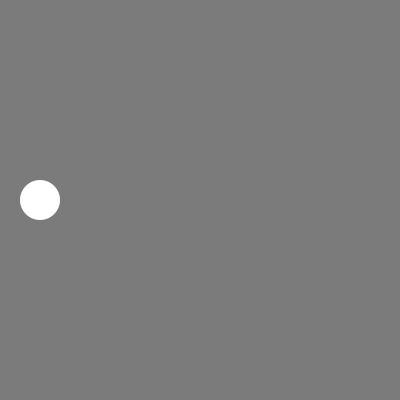
Frame 1 (no input)
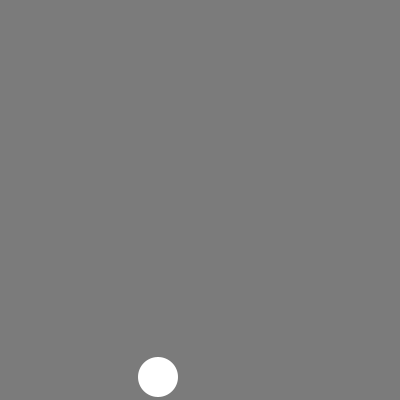
Frame 60 (the mouse pressed at the canvas centre just before this capture)
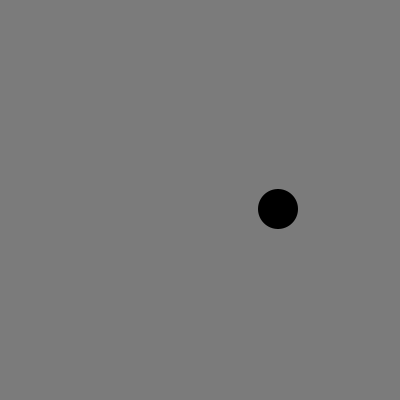
Frame 120 (the mouse held since frame 60 and released just before this capture)

The Processing sketch that drew these frames (run headless with seeded random() and noise(); from frame 60 on, the mouse is pressed at the canvas centre):

// Processing sketch: palys03t00
// ── palys03t00.pde
//Expresión Digital II - Diseño Digital - UDD - 2017
//Paulina Descouvieres
//s03t00paly

//Una elipse que cambia de colores al rebotar en los bordes

//Variables de posición, tamaño y velocidad
int x, y, d, velX, velY;

//Variables de colores
color c;
color v = color(111, 197, 166);  //Verde
color g = color(91, 91, 91);     //Gris  
color n = color(0);              //Negro
color b = color(255);            //Blanco


void setup() {
  size (400, 400);               //Tamaño del canvas
  d = 40;                        //Asignación de valor a la variable 'd' de 40
  x = d;                         //Asignación del valor a la variable 'x' de 'd'
  y = height / 2;                //Asignación de valor a 'y' de la mitad del canvas
  velX = 2;                      //Velocidad de 2 en el eje X
  velY = 3;                      //Velocidad de 3 en el eje Y

  c = color(255);                //Asignación de color blanco a la variable 'c'
}

void draw () {
  background(123);               //Pintar el fondo de color gris
  fill(c);                       //Relleno de la elipse con la variable 'c'
  noStroke();                    //Sacarle el borde a la elipse
  ellipse(x, y, d, d);           //Elipse con posición de las variables 'x' e 'y', de radio 'd'

  x += velX;                     //Suma a 'x' el valor de 'velX'. Esto reemplaza 'x += 2'
  y += velY;                     //Suma a 'y' el valor de 'velY'. Esto reemplaza 'y += 3'

//Función condicional del valor de 'x'
//Se hace el cálculo para que sea el borde el que rebote, no el centro
  if (x > width - d / 2 || x < d / 2) {
    velX *= -1;                  //Multiplicación del valor de 'velX' por -1 en cada lectura

    int rdm = (int)random(4);    //Declaración de un random entre 4 valores
    if (rdm == 0) {              //Opción '0' del random
      c = v;                     //El relleno de la elipse pasa a ser verde
    }
    if (rdm == 1) {              //Opción '1' del random
      c = g;                     //El relleno de la elipse pasa a ser gris
    }
    if (rdm == 2) {              //Opción '2' del random
      c = n;                     //El relleno de la elipse pasa a ser negro
    }
    if (rdm == 3) {              //Opción '3' del random
      c = b;                     //El relleno de la elipse pasa a ser blanco
    }
  }

//Función condicional del valor de 'y'
//Se hace el cálculo para que sea el borde el rebote, no el centro
  if (y > width - d / 2 || y < d / 2) {
    velY *= -1;                  //Multiplicación del valor de 'velY' por -1 en cada lectura

    int rdm = (int)random(4);    //Declaración de un random entre 4 valores
    if (rdm == 0) {              //Opción '0' del random
      c = v;                     //El relleno de la elipse pasa a ser verde
    }
    if (rdm == 1) {              //Opción '1' del random
      c = g;                     //El relleno de la elipse pasa a ser gris
    }
    if (rdm == 2) {              //Opción '2' del random
      c = n;                     //El relleno de la elipse pasa a ser negro
    }
    if (rdm == 3) {              //Opción '3' del random
      c = b;                     //El relleno de la elipse pasa a ser blanco
    }
  }
}
